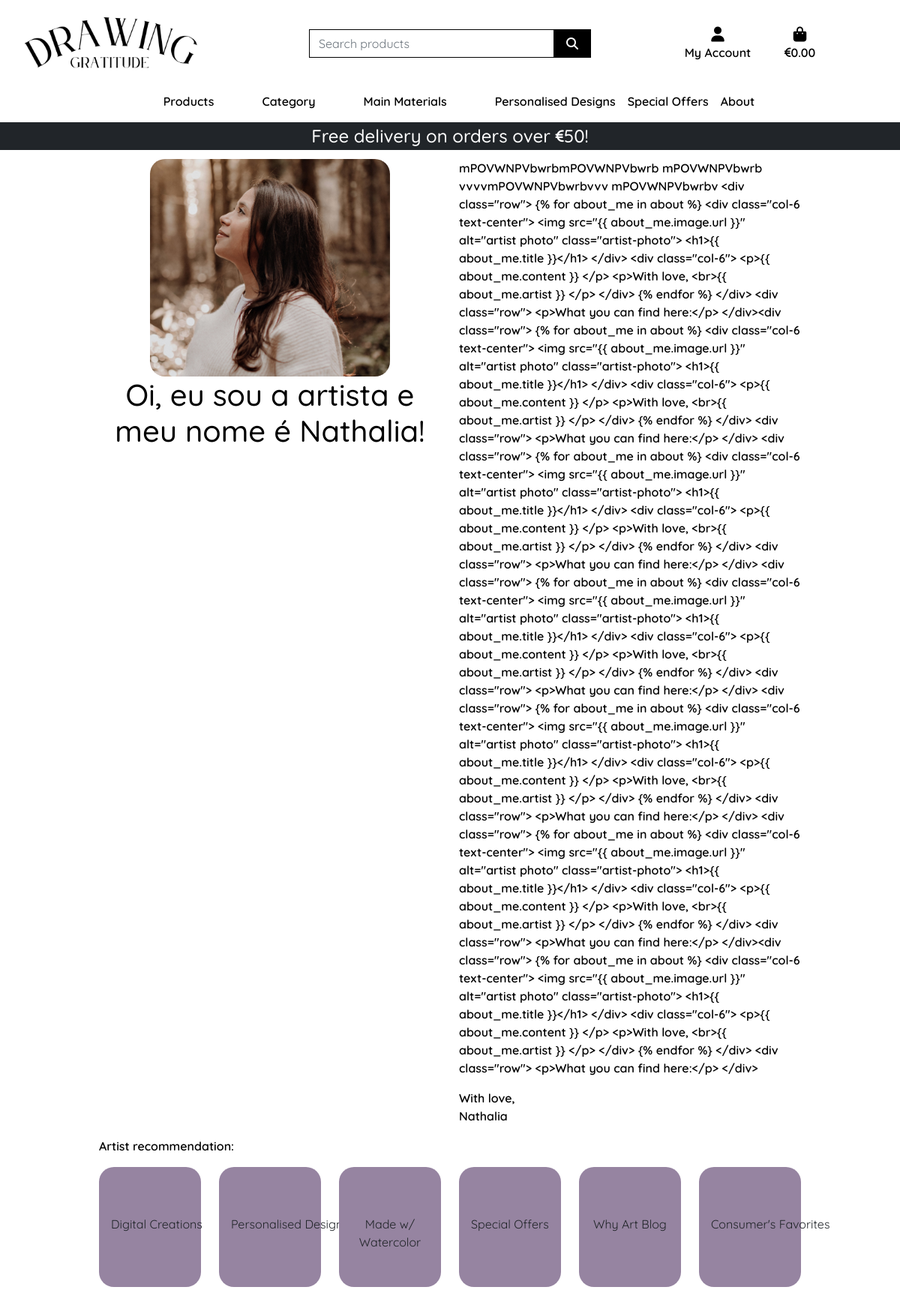
The page /about/ on the database its author committed.
### about/models.py (models this page shows, shortened)
class AboutMe(models.Model):
    artist = models.CharField(max_length=100)
    title = models.CharField(max_length=254)
    content = models.TextField()
    image_url = models.URLField(max_length=1024, null=True, blank=True)
    image = models.ImageField(null=True, blank=True)

### about/views.py (the view)
# urls.py: path('', views.about_me, name='about_me'),
def about_me(request):
    about = AboutMe.objects.all()
    context = {'about': about}
    return render(request, 'about/about_me.html', context)

### bag/contexts.py (called while the page is built, shortened)
def bag_contents(request):
    bag_items = []
    total = 0
    total_discounted_price = 0
    product_count = 0
    bag = request.session.get('bag', {})
    delivery = total * Decimal(settings.STANDARD_DELIVERY_PERCENTAGE / 100) if total < settings.FREE_DELIVERY_THRESHOLD else 0
    grand_total = total + delivery
    context = {
        'bag_items': bag_items,
        'total': total,
        'total_discounted_price': total_discounted_price,
        'product_count': product_count,
        'delivery': delivery,
        'free_delivery_delta': max(0, settings.FREE_DELIVERY_THRESHOLD - total),
        'free_delivery_threshold': settings.FREE_DELIVERY_THRESHOLD,
        'grand_total': grand_total,
    }
    return context

### about/templates/about/about_me.html (shortened to what this page needs)
{% extends "base.html" %}
{% load static %}
{% block page_header %}
    <div class="container header-container">
    </div>
{% endblock %}
{% block content %}
<div class="container mt-5">
    <div class="row">
        {% for about_me in about %}
            <div class="col-6 text-center">
                <img src="{{ about_me.image.url }}" alt="artist photo" class="artist-photo">
                <h1>{{ about_me.title }}</h1>
            </div>
            <div class="col-6">
                    <p>{{ about_me.content }} </p>
                    <p>With love, <br>{{ about_me.artist }} </p>
            </div>
        {% endfor %}
    </div>
    <div class="row justify-contents-center">
        <p>Artist recommendation:</p>
        <div class="col-2">
            <a href="{% url 'products' %}?digital=True" class="dropdown-item items-site">Digital Creations</a>
        </div>
        <div class="col-2">
            <a href="#" class="dropdown-item items-site personalised">Personalised Designs</a>
        </div>
        <div class="col-2">
            <a href="{% url 'products' %}?paint=Watercolor" class="watercolor dropdown-item items-site">Made w/ <br>Watercolor</a>
        </div>
        <div class="col-2">
            <a href="{% url 'products' %}?offers=True" class="dropdown-item items-site special">Special Offers</a>
        </div>
        <div class="col-2">
            <a href="#" class="dropdown-item items-site blog">Why Art Blog</a>
        </div>
        <div class="col-2">
            <a href="{% url 'products' %}?sort=rating&direction=desc" class="dropdown-item items-site favorites">Consumer's Favorites</a>
        </div>
    </div>
</div>
{% endblock %}

### static/css/base.css (style rules this page uses)
html { height: 100%; }
body { background-color: white; font-family: "Quicksand", sans-serif; font-optical-sizing: auto; font-weight: 600; color: black; }
.personalised { max-width: 15em; }
.artist-photo { max-width: 20em; border-radius: 20px; }
.items-site { background-color: #9684A1; border-radius: 20px; height: 10em; margin-bottom: 2em; text-align: center; padding-top: 4em; }
@media (min-width: 1200px) { .container { max-width: 80%; } }
@media (min-width: 992px) { .header-container { padding-top: 164px; } }

### rows shown on the page
AboutMe: image (picture), title "Oi, eu sou a artista e meu nome é Nathalia!", content "mPOVWNPVbwrbmPOVWNPVbwrb mPOVWNPVbwrb vvvvmPOVWNPVbwrbvvv mPOVWNPVbwrbv <div class=\"row\"> {% for about_me in about %} <div class=\"col-6 text-center\"> <img src=\"{{ about_me.image.url }}\" alt=\"artist photo\" class=\"artist-photo\"> <h1>{{ about_me.title }}</h1> </div> <div class=\"col-6\"> <p>{{ about_me.content }} </p> <p>With love, <br>{{ about_me.artist }} </p> </div> {% endfor %} </div> <div class=\"row\"> <p>What you can find here:</p> </div><div class=\"row\"> {% for about_me in about %} <div class=\"col-6 text-center\"> <img src=\"{{ about_me.image.url }}\" alt=\"artist photo\" class=\"artist-photo\"> <h1>{{ about_me.title }}</h1> </div> <div class=\"col-6\"> <p>{{ about_me.content }} </p> <p>With love,…", artist "Nathalia"

### other values the page prints
{{ free_delivery_threshold }} "50"
